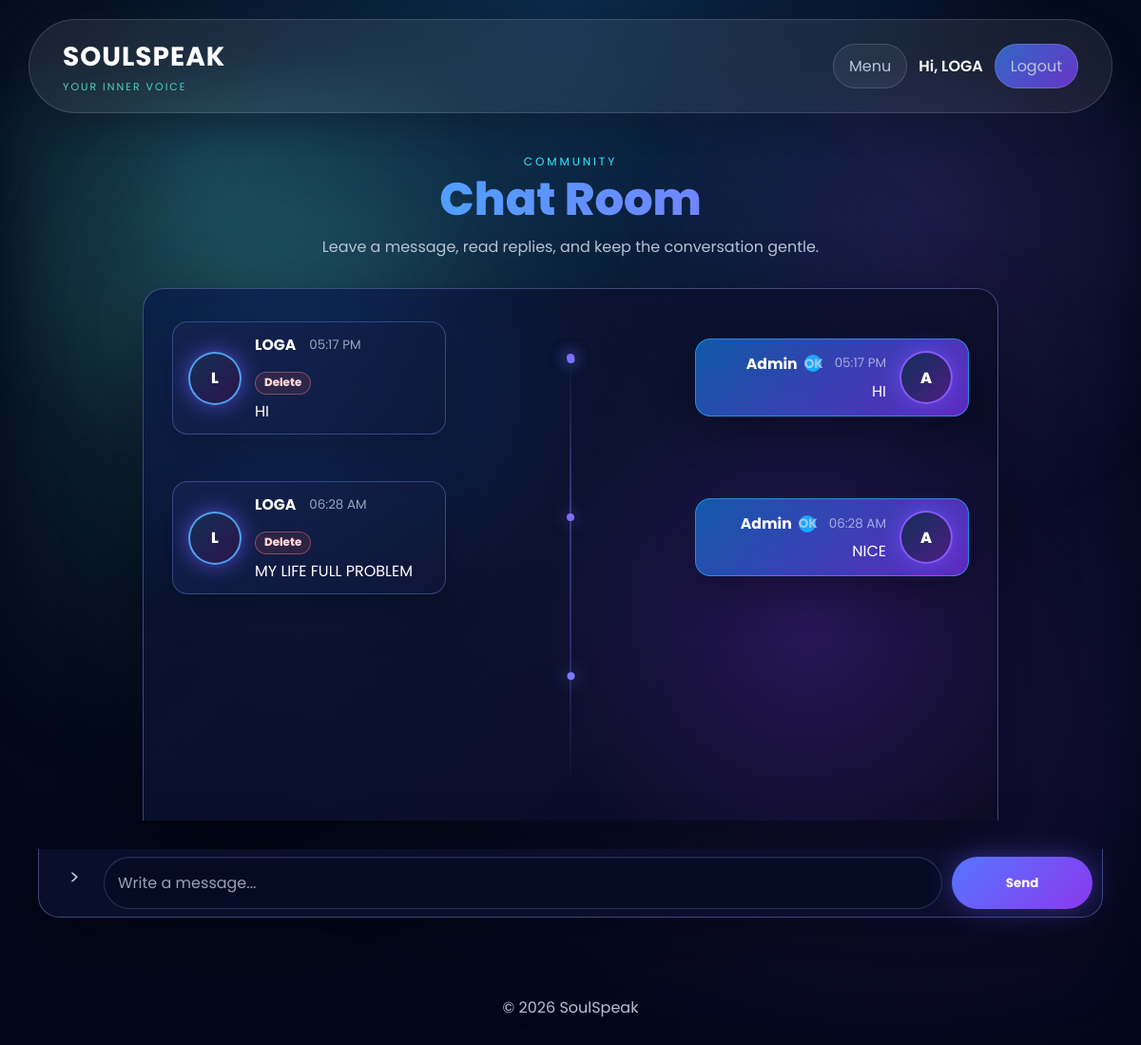
/chat (signed in), run on an earlier commit of the app's database.
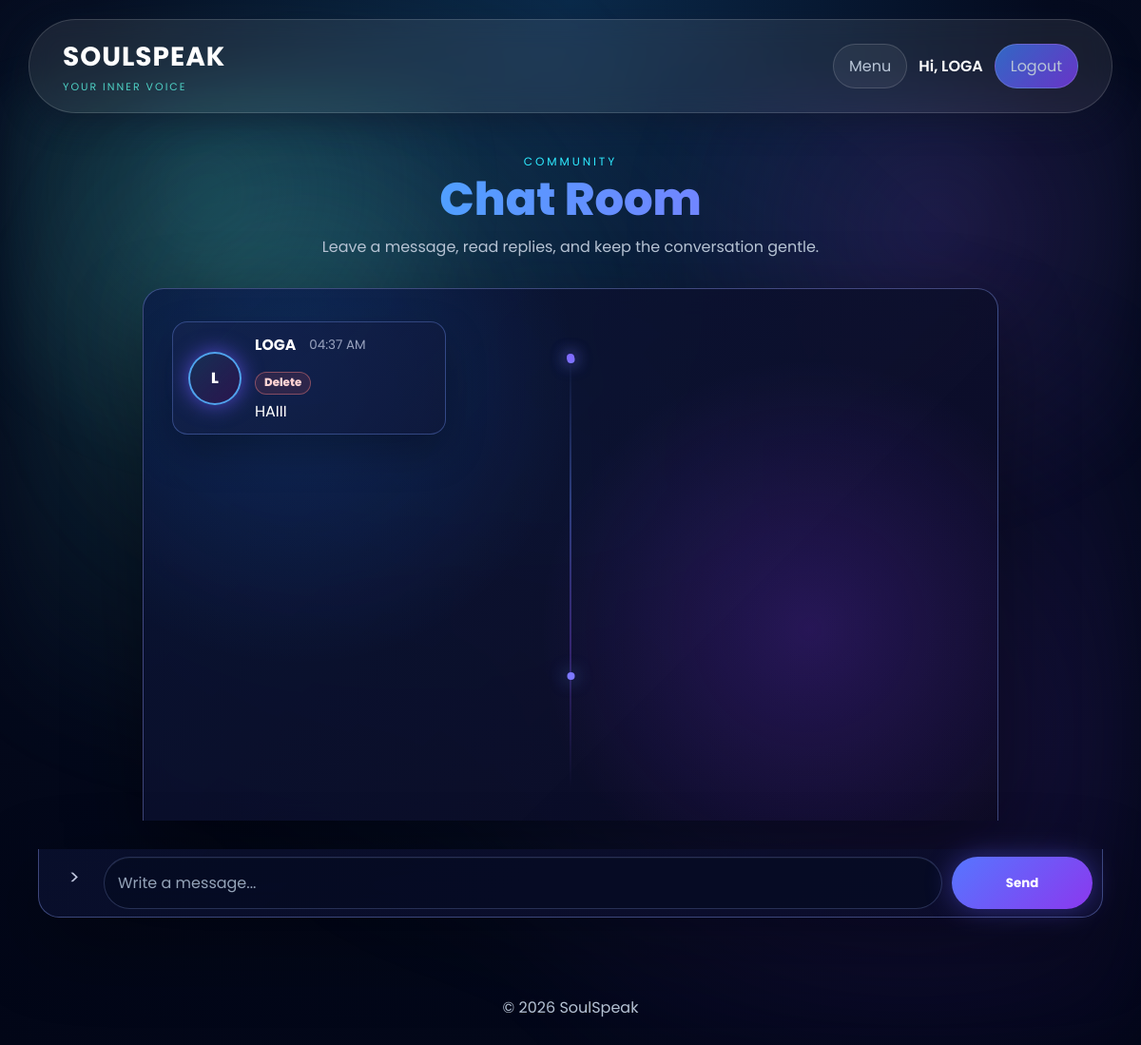
And on a later commit of the database.
### app.py (models this page shows)
class User(UserMixin, db.Model):
    id = db.Column(
        db.Integer,
        primary_key=True
    )
    username = db.Column(
        db.String(100),
        nullable=False
    )
    email = db.Column(
        db.String(150),
        unique=True,
        nullable=False
    )
    password = db.Column(
        db.String(100),
        nullable=False
    )

class Chat(db.Model):
    id = db.Column(
        db.Integer,
        primary_key=True
    )
    message = db.Column(
        db.Text,
        nullable=False
    )
    sender = db.Column(
        db.String(100),
        nullable=False
    )
    user_id = db.Column(
        db.Integer,
        db.ForeignKey('user.id')
    )
    recipient = db.Column(
        db.String(100),
        nullable=False,
        default='Admin'
    )
    reply_to = db.Column(
        db.Integer,
        db.ForeignKey('chat.id'),
        nullable=True
    )
    created_at = db.Column(
        db.DateTime,
        default=datetime.utcnow
    )
    user = db.relationship('User', backref='chats')

### app.py (the view, shortened to what this page needs)
@app.route('/chat', methods=['GET', 'POST'])
@login_required
def chat():
    admin_view = is_admin_user()
    repair_chat_user_ids()
    chat_users = []
    selected_chat_user = None
    if admin_view:
        chat_user_ids = [
            row[0]
            for row in db.session.query(Chat.user_id)
            .filter(Chat.user_id.isnot(None))
            .distinct()
            .all()
        ]
        chat_users = User.query.filter(User.id.in_(chat_user_ids)).order_by(User.username.asc()).all() if chat_user_ids else []
        selected_user_id = request.args.get('user_id', type=int)
        if selected_user_id:
            selected_chat_user = User.query.get(selected_user_id)
            if not selected_chat_user:
                flash('Selected chat user was not found.')
                return redirect(url_for('chat'))
        elif chat_users:
            selected_chat_user = chat_users[0]
        if selected_chat_user:
            all_messages = Chat.query.filter_by(
                user_id=selected_chat_user.id
            ).order_by(Chat.id.asc()).all()
        else:
            all_messages = []
    else:
        all_messages = Chat.query.filter_by(
            user_id=current_user.id
        ).order_by(Chat.id.asc()).all()
    originals = [m for m in all_messages if not m.reply_to]
    replies_map = {}
    for m in all_messages:
        if m.reply_to:
            replies_map.setdefault(m.reply_to, []).append(m)
    return render_template(
        'chat.html',
        originals=originals,
        replies_map=replies_map,
        chat_users=chat_users,
        selected_chat_user=selected_chat_user,
        user=current_user.username,
        is_admin=admin_view
    )

### app.py (called while the page is built, shortened)
def is_admin_user(user=None):
    user = user or current_user
    if not getattr(user, 'is_authenticated', False):
        return False
    username = (getattr(user, 'username', '') or '').strip().lower()
    email = (getattr(user, 'email', '') or '').strip().lower()
    return username == 'admin' or email in app.config.get('ADMIN_EMAILS', set())

@app.context_processor
def inject_admin_status():
    return {'is_admin': is_admin_user()}

def repair_chat_user_ids():
    users_by_name = {
        (user.username or '').strip().lower(): user
        for user in User.query.all()
    }
    changed = False
    if changed:
        db.session.commit()

@login_manager.user_loader
def load_user(user_id):
    return User.query.get(int(user_id))

### templates/chat.html (shortened to what this page needs)
{% extends "base.html" %}
{% block content %}
<main class="app-page">
    <section class="page-heading chat-heading">
        <p class="eyebrow">Community</p>
        <h1>{% if is_admin %}Admin Chats{% else %}Chat Room{% endif %}</h1>
        <p>{% if is_admin %}Choose a user, read their conversation, and reply in one place.{% else %}Leave a message, read replies, and keep the conversation gentle.{% endif %}</p>
    </section>
    <section class="chat-layout{% if is_admin %} admin-chat-layout{% endif %}">
        <div class="chat-panel">
            <div class="chat-box">
                {% if originals %}
                    {% for msg in originals %}
                        {% set msg_is_admin = msg.sender and msg.sender.lower() == 'admin' %}
                        <div class="chat-row {% if msg_is_admin %}sent-row{% else %}received-row{% endif %}">
                            <article class="message {% if msg_is_admin %}sent{% else %}received{% endif %}">
                                {% if not msg_is_admin %}
                                    <div class="chat-avatar">{{ (msg.sender or 'U')[:1]|upper }}</div>
                                {% endif %}
                                <div class="message-body">
                                    <div class="message-meta">
                                        <strong>{{ msg.sender or 'User' }}</strong>
                                        <span>{{ msg.created_at.strftime('%I:%M %p') if msg.created_at is defined and msg.created_at else '' }}</span>
                                        {% if is_admin or msg.sender == user %}
                                            <form method="POST" action="{{ url_for('delete_chat', message_id=msg.id) }}">
                                                <button type="submit" class="message-delete-btn">Delete</button>
                                            </form>
                                        {% endif %}
                                    </div>
                                    <div class="message-text">{{ msg.message }}</div>
                                </div>
                            </article>
                            {% if replies_map.get(msg.id) %}
                                {% for reply in replies_map.get(msg.id) %}
                                    {% set reply_is_admin = reply.sender and reply.sender.lower() == 'admin' %}
                                    <article class="message reply {% if reply_is_admin %}sent{% else %}received{% endif %}">
                                        <div class="message-body">
                                            <div class="message-meta">
                                                <strong>{{ reply.sender or 'User' }}{% if reply_is_admin %}<span class="verified-dot">OK</span>{% endif %}</strong>
                                                <span>{{ reply.created_at.strftime('%I:%M %p') if reply.created_at is defined and reply.created_at else '' }}</span>
                                            </div>
                                            <div class="message-text">{{ reply.message }}</div>
                                        </div>
                                        {% if reply_is_admin %}
                                            <div class="chat-avatar admin-avatar">A</div>
                                        {% endif %}
                                    </article>
                                {% endfor %}
                            {% endif %}
                        </div>
                    {% endfor %}
                {% else %}
                    <p class="empty-state">{% if is_admin and not selected_chat_user %}Select a user to read chats.{% else %}No messages yet.{% endif %}</p>
                {% endif %}
            </div>
            {% if not is_admin or selected_chat_user %}
                <form class="send-form chat-compose" method="POST" action="{{ url_for('chat') }}">
                    <span class="compose-icon" aria-hidden="true">&gt;</span>
                    <input type="text" name="message" placeholder="Write a message..." required>
                    <button type="submit">Send</button>
                </form>
            {% endif %}
        </div>
    </section>
</main>
{% endblock %}

### templates/base.html (shortened to what this page needs)
<!DOCTYPE html>
<html lang="en">
<head>
    <link rel="stylesheet" href="{{ url_for('static', filename='style.css') }}">
</head>
<body>
    <header>
        <nav class="navbar">
            <a class="logo" href="{{ url_for('home') }}">
                <span>SOULSPEAK</span>
                <small>Your inner voice</small>
            </a>
            <div class="nav-links">
                {% if current_user.is_authenticated %}
                    <a href="{{ url_for('menu') }}" class="nav-link-btn">Menu</a>
                    <span class="nav-user">Hi, {{ current_user.username }}</span>
                    <a href="{{ url_for('logout') }}" class="nav-link-btn logout-btn">Logout</a>
                {% endif %}
            </div>
        </nav>
    </header>
    {% block content %}{% endblock %}
    <footer>
        <p>&copy; 2026 SoulSpeak</p>
    </footer>
</body>
</html>

What changed in the data, as far as the page shows it:
removed Chat: sender "Admin", created_at "05:17 PM", message "HI", shown under "L"
removed Chat: sender "L", sender "LOGA", created_at "06:28 AM", message "MY LIFE FULL PROBLEM"
removed Chat: sender "Admin", created_at "06:28 AM", message "NICE", shown under "L"
changed Chat "LOGA": created_at "05:17 PM" → "04:37 AM"; message "HI" → "HAIII"
